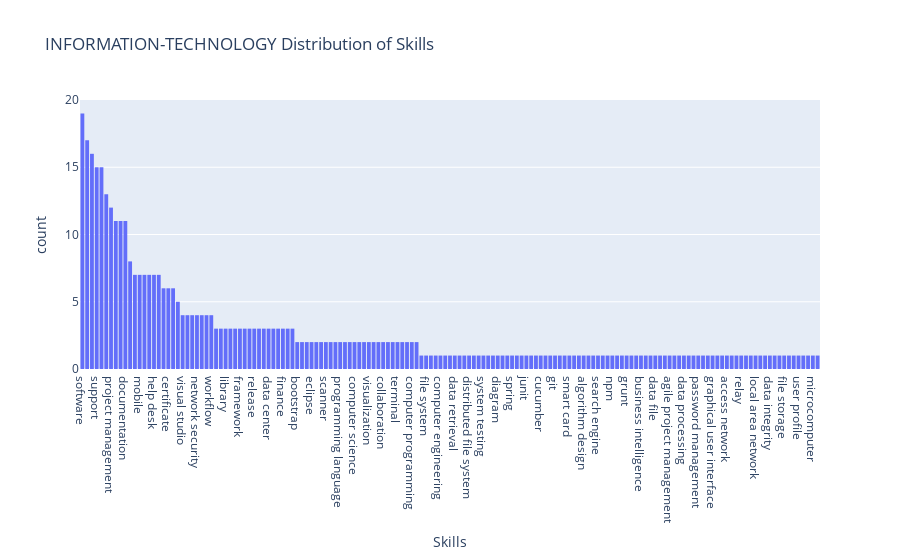

Notebook code cell kept with this figure:
### Code cell
Total_skills = []
if selected_value != "ALL":
    fltr = data[data["Category"] == selected_value]["skills"]
    for x in fltr:
        for i in x:
            Total_skills.append(i)
else:
    fltr = data["skills"]
    for x in fltr:
        for i in x:
            Total_skills.append(i)

fig = px.histogram(
    x=Total_skills,
    labels={"x": "Skills"},
    title=f"{selected_value} Distribution of Skills",
).update_xaxes(categoryorder="total descending")
fig.show()

### Figure 1 — Plotly figure (JSON) as saved in the notebook; plotly's stock layout.template omitted (floating-point values rounded to 4 significant figures; data arrays with more than 128 entries replaced by an {"elided": "..."} marker saying what was removed)
{"data": [{"alignmentgroup": "True", "bingroup": "x", "hovertemplate": "Skills=%{x}<br>count=%{y}<extra></extra>", "legendgroup": "", "marker": {"color": "#636efa", "pattern": {"shape": ""}}, "name": "", "offsetgroup": "", "orientation": "v", "showlegend": false, "type": "histogram", "x": {"elided": "428 str values"}, "xaxis": "x", "yaxis": "y"}], "layout": {"barmode": "relative", "legend": {"tracegroupgap": 0}, "title": {"text": "INFORMATION-TECHNOLOGY Distribution of Skills"}, "xaxis": {"anchor": "y", "categoryorder": "total descending", "domain": [0, 1], "title": {"text": "Skills"}}, "yaxis": {"anchor": "x", "domain": [0, 1], "title": {"text": "count"}}}}
